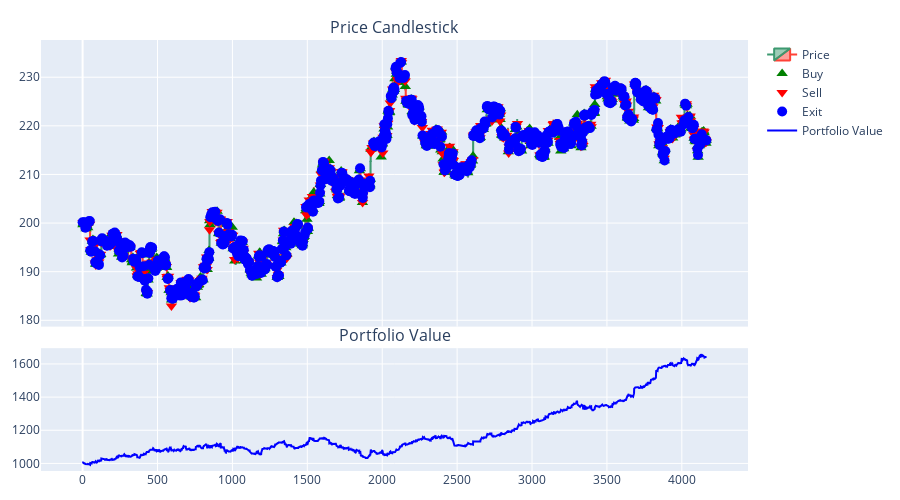

Notebook source saved alongside this figure:
### Code cell
# env_test.unwrapped.save_for_render(dir = "render_logs")

historical_info_df = history_dfs[-1]
buy_df_xgb, sell_df_xgb, exit_df_xgb = extract_signals(historical_info_df)
fig_xgb = build_fig(
    historical_info_df,
    buy_df_xgb,
    sell_df_xgb,
    exit_df_xgb
)
fig_xgb.show()

### Figure 1 — Plotly figure (JSON) as saved in the notebook; plotly's stock layout.template omitted (floating-point values rounded to 4 significant figures; data arrays with more than 128 entries replaced by an {"elided": "..."} marker saying what was removed)
{"data": [{"close": {"elided": "4166 float values"}, "high": {"elided": "4166 float values"}, "low": {"elided": "4166 float values"}, "name": "Price", "open": {"elided": "4166 float values"}, "type": "candlestick", "x": {"elided": "4166 int values"}, "xaxis": "x", "yaxis": "y"}, {"marker": {"color": "green", "size": 10, "symbol": "triangle-up"}, "mode": "markers", "name": "Buy", "type": "scatter", "x": {"elided": "950 int values"}, "xaxis": "x", "y": {"elided": "950 float values"}, "yaxis": "y"}, {"marker": {"color": "red", "size": 10, "symbol": "triangle-down"}, "mode": "markers", "name": "Sell", "type": "scatter", "x": {"elided": "732 int values"}, "xaxis": "x", "y": {"elided": "732 float values"}, "yaxis": "y"}, {"marker": {"color": "blue", "size": 10, "symbol": "circle"}, "mode": "markers", "name": "Exit", "type": "scatter", "x": {"elided": "851 int values"}, "xaxis": "x", "y": {"elided": "851 float values"}, "yaxis": "y"}, {"line": {"color": "blue"}, "mode": "lines", "name": "Portfolio Value", "type": "scatter", "x": {"elided": "4166 int values"}, "xaxis": "x2", "y": {"elided": "4166 float values"}, "yaxis": "y2"}], "layout": {"annotations": [{"font": {"size": 16}, "showarrow": false, "text": "Price Candlestick", "x": 0.5, "xanchor": "center", "xref": "paper", "y": 1.0, "yanchor": "bottom", "yref": "paper"}, {"font": {"size": 16}, "showarrow": false, "text": "Portfolio Value", "x": 0.5, "xanchor": "center", "xref": "paper", "y": 0.285, "yanchor": "bottom", "yref": "paper"}], "height": 500, "margin": {"b": 20, "l": 40, "r": 20, "t": 40}, "xaxis": {"anchor": "y", "domain": [0, 1], "matches": "x2", "rangeslider": {"visible": false}, "showticklabels": false}, "xaxis2": {"anchor": "y2", "domain": [0, 1], "rangeslider": {"visible": false}}, "yaxis": {"anchor": "x", "domain": [0.335, 1.0]}, "yaxis2": {"anchor": "x2", "domain": [0, 0.285]}}}
